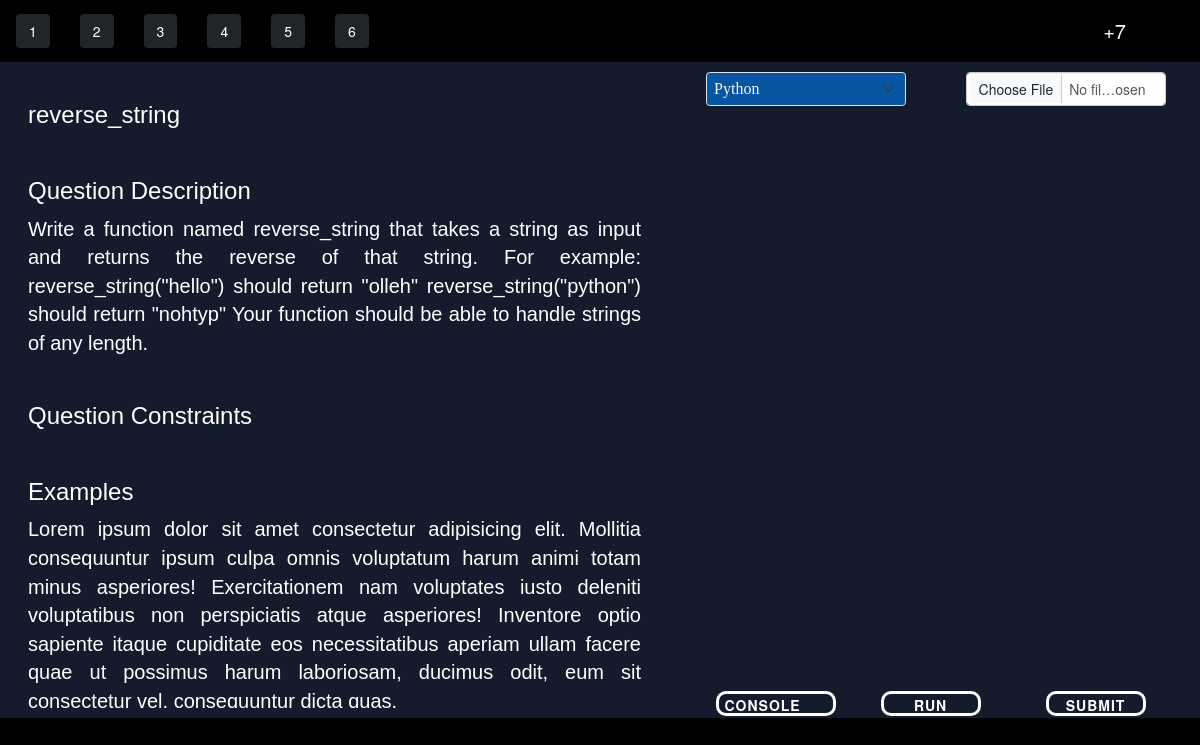
The page /question/1 (signed in) on the database as committed earlier.
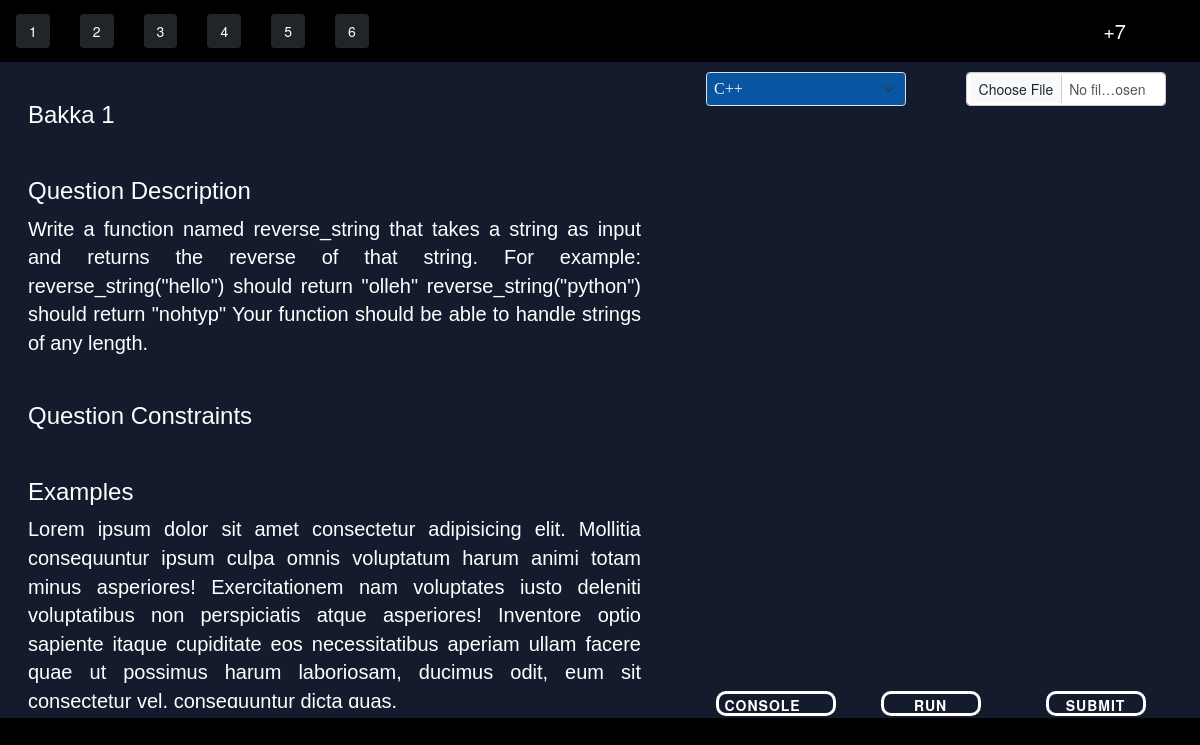
The same page on the database as committed later.
### app1/models.py (models this page shows)
class Question(models.Model):
    q_id = models.IntegerField(primary_key=True)
    q_title = models.CharField(max_length=40)
    q_descrp =models.TextField()
    q_ip_formate = models.TextField(null=True,blank=True)
    q_op_formate = models.TextField(null=True,blank=True)
    q_const = models.TextField(null=True,blank=True)
    q_sip = models.TextField(null=True,blank=True)
    q_sop = models.TextField(null=True,blank=True)
    q_diff_level = models.CharField( max_length=50)
    q_point = models.IntegerField(default=0)
    q_aqrcy = models.IntegerField(default=0)
    q_subns = models.IntegerField(default=0)
    q_time_limit = models.IntegerField(null=True,default=1)
    q_memory_limit = models.IntegerField(null=True,default=50000)
    def __str__(self):
        return f"{self.q_id}"

### app1/views.py (the view)
# urls.py: path('question/', views.questions, name='questions'),
@login_required(login_url='login')
def question(request,id):
    context={}
    question = Question.objects.get(q_id=id)
    print("question",question)
    user = User.objects.get(username=request.user)
    player = Player.objects.get(user=user)
    team = Team.objects.get(user__username=request.user)
    print("this is user : ",user,"with team id : ",team)
    context["question"]=question
    context["player"]=player
    context["team"]=team
    context["isSolved"]=False
    context["end_time"]= Contest_time.objects.get(id=1)
    try:
        submission = Submission.objects.filter(team=team,q_id=question,q_status="AC").last()
        print("last accepted submission ",submission)
        context["isSolved"]=True
        context["user_code"]=json.dumps(submission.s_code)
    except:
        try:
            submission = Submission.objects.filter(player=user,q_id=question).last()
            context["isSolved"]=True
            context["user_code"]=json.dumps(submission.s_code)
        except:
            context["isSolved"]=False
            context["user_code"]=json.dumps("#Write your code here..")
    try:
        if submission.s_language == "cpp":
            context["code_lang_cpp"]="cpp"
        if submission.s_language == "c":
            context["code_lang_c"]="c"
    except:
        pass
    print("user code  : ",context["user_code"])
    return render(request,"app1/codingPage.html",context)

### app1/models.py (called while the page is built)
    def __str__(self) -> str:
        return f"{self.id}"

    def __str__(self):
        return f"{self.team}"

### RC/templates/app1/codingPage.html (shortened to what this page needs)
<!DOCTYPE html>
{% load static %}
<html lang="en">
<head>
    <link rel="stylesheet" href="{% static 'app1/css/codingPage.css' %}">
    <link href="https://cdn.jsdelivr.net/npm/bootstrap@5.3.0-alpha1/dist/css/bootstrap.min.css" rel="stylesheet">
    <link href="https://cdnjs.cloudflare.com/ajax/libs/prism/1.24.1/themes/prism.min.css" rel="stylesheet" />
    <link rel="stylesheet" href="https://maxcdn.bootstrapcdn.com/bootstrap/3.4.1/css/bootstrap.min.css">
</head>
<body class="mainBody">
<section class="head-strip">
   <div class="questions ">
     <div class="queno"><button type="button  "class=" btn  btn-dark" id="qbtn" onclick="location.href='/question/1'">1</button></div>
     <div class="queno"><button type="button " class=" btn btn-dark   " id="qbtn" onclick="location.href='/question/2'">2</button></div>
     <div class="queno"><button type="button " class=" btn btn-dark   " id="qbtn" onclick="location.href='/question/3'">3</button></div>
     <div class="queno"><button type="button " class=" btn btn-dark   " id="qbtn" onclick="location.href='/question/4'">4</button></div>
     <div class="queno"><button type="button " class=" btn btn-dark   " id="qbtn" onclick="location.href='/question/5'">5</button></div>
     <div class="queno"><button type="button " class=" btn btn-dark   " id="qbtn" onclick="location.href='/question/6'">6</button></div>
   </div>
   <div class="score-time">
    <div class="btn-group mx-auto" role="group" aria-label="Basic outlined example">
        <div type="button" class="btn btn-outline-dark "id="score">+7</div>
      </div>
   </div>
</section>
<section class="coding ">
  <div class="questionpart">
    <div class="que-name">
      <h3> {{question.q_title}} </h3>
  </div>
   <div class="quepart que-description" style="height: auto;">
    <h3>Question Description</h3>
    {{question.q_descrp}}
   </div>
   <div class="quepart que-constrains">
    <h3>Question Constraints</h3>
   </div>
   <div class=" quepart que-examples">
    <h3>Examples</h3>
    Lorem ipsum dolor sit amet consectetur adipisicing elit. Mollitia consequuntur ipsum culpa omnis voluptatum harum animi totam minus asperiores! Exercitationem nam voluptates iusto deleniti voluptatibus non perspiciatis atque asperiores! Inventore optio sapiente itaque cupiditate eos necessitatibus aperiam ullam facere quae ut possimus harum laboriosam, ducimus odit, eum sit consectetur vel, consequuntur dicta quas.
   </div>
 </div>
   <form action="" method="POST" id="code_form">
       <div class="codingpart">
    <div class="drop-buttons">
        <div class="lang">
            <select class="form-select langbtn btn-outline-dark " id="langbtn" aria-label="Default select example" style="background-color: rgba(3, 111, 212, 0.696);">
                <option value="python" selected>Python</option>
                <option value="cpp" {% if code_lang_cpp %}selected{% endif %}>C++</option>
              </select>
        </div>
        <div class="choosefile" >
         <input type="file"  class="form-control choosef btn-outline-dark"  id="customFile" accept=".c, .cpp, .py" />
        </div>
    </div>
    <div class="code-section">
      <div   class="codehere" id="editor1">
      </div>
    </div>
    <div class="submit-strip">
      <div class="console">
        <button type="button" class="console-btn d-flex flex-wrap " data-toggle="collapse" id="console-btn"data-target="#test-cases" >
          Console
        </button>
    </div>
      <div class="submit-btn">
        <button type="submit" class="run-btn   btn-outline-dark" id="run_code">Run</button>
      </div>
      <div class="submit-btn">
        <button type="submit" class="run-btn  btn-outline-dark" id="submit_code">Submit</button>
      </div>
    </div>
   </div>
  </form>
</section>
</body>
</html>

### app1/static/app1/css/codingPage.css (style rules this page uses)
body { font-family: "Helvetica Neue",Helvetica,Arial,sans-serif; font-size: 14px; line-height: 1.42857143; color: #333; padding-bottom: 10vh; background-color: #fff; }
.mainBody { background-color: black; }
.head-strip { display: grid; grid-template-columns: 50% 50%; height: 7vh; border: 1px solid black; }
.queno { display: inline ; margin: 0px 15px; }
.questions { display: flex; align-items: center; width: 54vw; }
.score-time { margin: auto 5vw auto auto; }
.drop-buttons { display: grid; grid-template-columns: 50% 50%; padding: 0px 20px; }
.choosefile .choosef { width: 200px; margin-left: auto; }
#langbtn { width: 200px; font-family: 'Quicksand,sans-serif'; font-size: 16px; color: whitesmoke; }
.coding { height: 74vh; margin: 5px; display: grid; grid-template-columns: 55% 45%; margin: auto; justify-content: center; padding: 10px; background: #131b2d; }
.questionpart { margin:0px auto; padding: 0px 8px; display: grid; grid-template-rows: auto; overflow-x: hidden; overflow-y: scroll; }
.codingpart { height: 100%; margin:0px auto; width: 90%; display: grid; grid-template-rows: 7% 88% 7%; }
.code-section { margin-top: 3%; display: grid; padding-bottom: 10px; }
.codehere { border-radius: 20px; display: flex; flex-direction: column; overflow-y: auto; }
#editor1 { margin-bottom: 20px; height: 100%; width: 100%; }
.console-btn { width: 120px; margin-left: 10px; border-radius: 10px; height: 25px; }
.submit-strip { display: grid; grid-template-columns:33% 33% 33% ; }
.submit-btn { padding: 0; height: 25px; }
.run-btn { border-radius: 10px; height: 25px; }
.submit-btn button { width: 100px; }
#score,#time { color: white; font-size: 20px; }
.console-btn,.run-btn { border: none; font-family: inherit; font-size: inherit; color: inherit; background: none; cursor: pointer; display: inline-block; margin: 15px 30px; text-transform: uppercase; letter-spacing: 1px; font-weight: 700; outline: none; position: relative; -webkit-transition: all 0.4s; -moz-transition: all 0.4s; transition: all 0.4s; }
.console-btn,.run-btn { border: 3px solid rgb(255, 255, 255); color: rgb(255, 255, 255); }
.console-btn::after,.run-btn::after { content: ''; position: absolute; z-index: -1; -webkit-transition: all 0.4s; -moz-transition: all 0.4s; transition: all 0.4s; color: black; }
.console-btn:after { width: 0%; height: 100%; top: 0; left: 0; background: rgb(47, 255, 50); color: black; }
.run-btn:after { width: 0%; height: 100%; top: 0; left: 0; background: rgb(47, 255, 50); }
.que-name,.que-constrains { color: rgb(253, 253, 253); border-radius: 20px; padding:10px 10px 10px 10px; font-family:'Trebuchet MS', 'Lucida Sans Unicode', 'Lucida Grande', 'Lucida Sans', Arial, sans-serif; font-size: 20px; justify-content: left; text-align: justify; }
.que-description,.que-examples { color: rgb(255, 255, 255); border-radius: 20px; background-color:none; padding:10px 10px 10px 10px; margin-bottom: 5px; font-family:'Trebuchet MS', 'Lucida Sans Unicode', 'Lucida Grande', 'Lucida Sans', Arial, sans-serif; font-size: 20px; text-align:justify; }

Rows that differ between the two databases and show on the page:
changed Question: q_title "reverse_string" → "Bakka 1"
Other text that changed with them:
form field value: "Python" → "C++"
